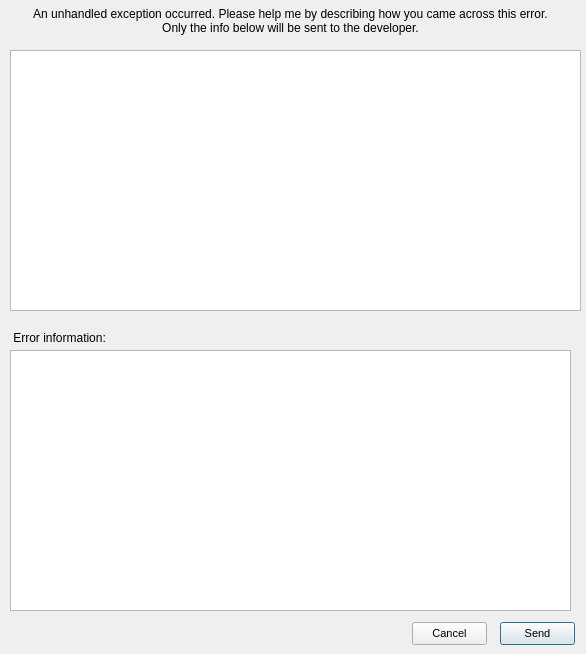
<?xml version="1.0" encoding="UTF-8"?>
<ui version="4.0">
 <class>Dialog</class>
 <widget class="QDialog" name="Dialog">
  <property name="geometry">
   <rect>
    <x>0</x>
    <y>0</y>
    <width>586</width>
    <height>654</height>
   </rect>
  </property>
  <property name="windowTitle">
   <string>Error</string>
  </property>
  <property name="windowIcon">
   <iconset>
    <normaloff>assets/icon.ico</normaloff>assets/icon.ico</iconset>
  </property>
  <widget class="QLabel" name="label">
   <property name="geometry">
    <rect>
     <x>0</x>
     <y>0</y>
     <width>581</width>
     <height>41</height>
    </rect>
   </property>
   <property name="font">
    <font>
     <pointsize>9</pointsize>
    </font>
   </property>
   <property name="text">
    <string>An unhandled exception occurred. Please help me by describing how you came across this error.
Only the info below will be sent to the developer.</string>
   </property>
   <property name="alignment">
    <set>Qt::AlignCenter</set>
   </property>
  </widget>
  <widget class="QTextBrowser" name="emsg">
   <property name="geometry">
    <rect>
     <x>10</x>
     <y>350</y>
     <width>561</width>
     <height>261</height>
    </rect>
   </property>
   <property name="html">
    <string>&lt;!DOCTYPE HTML PUBLIC &quot;-//W3C//DTD HTML 4.0//EN&quot; &quot;http://www.w3.org/TR/REC-html40/strict.dtd&quot;&gt;
&lt;html&gt;&lt;head&gt;&lt;meta name=&quot;qrichtext&quot; content=&quot;1&quot; /&gt;&lt;style type=&quot;text/css&quot;&gt;
p, li { white-space: pre-wrap; }
&lt;/style&gt;&lt;/head&gt;&lt;body style=&quot; font-family:'MS Shell Dlg 2'; font-size:8.25pt; font-weight:400; font-style:normal;&quot;&gt;
&lt;p style=&quot;-qt-paragraph-type:empty; margin-top:0px; margin-bottom:0px; margin-left:0px; margin-right:0px; -qt-block-indent:0; text-indent:0px; font-size:8pt;&quot;&gt;&lt;br /&gt;&lt;/p&gt;&lt;/body&gt;&lt;/html&gt;</string>
   </property>
  </widget>
  <widget class="QTextEdit" name="de">
   <property name="geometry">
    <rect>
     <x>10</x>
     <y>50</y>
     <width>571</width>
     <height>261</height>
    </rect>
   </property>
  </widget>
  <widget class="QLabel" name="label_2">
   <property name="geometry">
    <rect>
     <x>10</x>
     <y>330</y>
     <width>151</width>
     <height>16</height>
    </rect>
   </property>
   <property name="font">
    <font>
     <pointsize>9</pointsize>
    </font>
   </property>
   <property name="text">
    <string> Error information:</string>
   </property>
  </widget>
  <widget class="QPushButton" name="send">
   <property name="geometry">
    <rect>
     <x>500</x>
     <y>622</y>
     <width>75</width>
     <height>23</height>
    </rect>
   </property>
   <property name="font">
    <font>
     <pointsize>8</pointsize>
    </font>
   </property>
   <property name="text">
    <string>Send</string>
   </property>
  </widget>
  <widget class="QPushButton" name="can">
   <property name="geometry">
    <rect>
     <x>412</x>
     <y>622</y>
     <width>75</width>
     <height>23</height>
    </rect>
   </property>
   <property name="font">
    <font>
     <pointsize>8</pointsize>
    </font>
   </property>
   <property name="text">
    <string>Cancel</string>
   </property>
  </widget>
 </widget>
 <resources/>
 <connections>
  <connection>
   <sender>can</sender>
   <signal>clicked()</signal>
   <receiver>Dialog</receiver>
   <slot>reject()</slot>
   <hints>
    <hint type="sourcelabel">
     <x>449</x>
     <y>633</y>
    </hint>
    <hint type="destinationlabel">
     <x>292</x>
     <y>326</y>
    </hint>
   </hints>
  </connection>
  <connection>
   <sender>send</sender>
   <signal>clicked()</signal>
   <receiver>Dialog</receiver>
   <slot>accept()</slot>
   <hints>
    <hint type="sourcelabel">
     <x>537</x>
     <y>633</y>
    </hint>
    <hint type="destinationlabel">
     <x>292</x>
     <y>326</y>
    </hint>
   </hints>
  </connection>
 </connections>
</ui>
